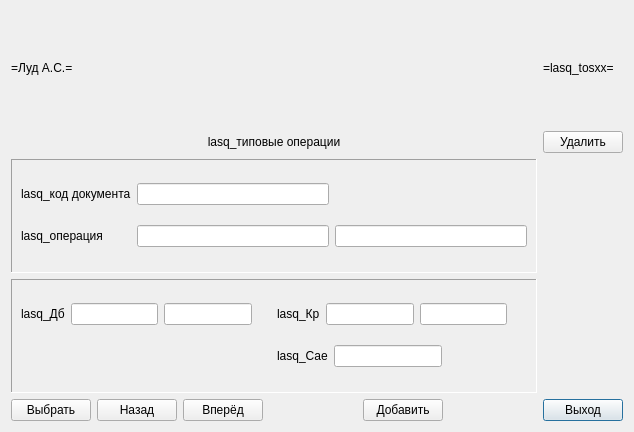
<?xml version="1.0" encoding="UTF-8"?>
<ui version="4.0">
 <class>lasq_tosxx</class>
 <widget class="QDialog" name="lasq_tosxx">
  <property name="windowModality">
   <enum>Qt::ApplicationModal</enum>
  </property>
  <property name="geometry">
   <rect>
    <x>0</x>
    <y>0</y>
    <width>634</width>
    <height>432</height>
   </rect>
  </property>
  <property name="windowTitle">
   <string>lasq_tosxx</string>
  </property>
  <layout class="QGridLayout" name="gridLayout_3">
   <item row="6" column="4">
    <widget class="QPushButton" name="lasq_tosxx_exit_c">
     <property name="text">
      <string>Выход</string>
     </property>
    </widget>
   </item>
   <item row="3" column="2">
    <widget class="QFrame" name="lasq_tosxx_b1">
     <property name="frameShape">
      <enum>QFrame::Panel</enum>
     </property>
     <property name="frameShadow">
      <enum>QFrame::Sunken</enum>
     </property>
     <property name="lineWidth">
      <number>1</number>
     </property>
     <property name="midLineWidth">
      <number>1</number>
     </property>
     <layout class="QGridLayout" name="gridLayout">
      <item row="0" column="1">
       <widget class="QLineEdit" name="lasq_tosxx_dokk_e"/>
      </item>
      <item row="1" column="0">
       <widget class="QLabel" name="lasq_tosxx_k_l">
        <property name="text">
         <string>lasq_операция</string>
        </property>
        <property name="alignment">
         <set>Qt::AlignLeading|Qt::AlignLeft|Qt::AlignVCenter</set>
        </property>
       </widget>
      </item>
      <item row="1" column="2">
       <widget class="QLineEdit" name="lasq_tosxx_n_e"/>
      </item>
      <item row="1" column="1">
       <widget class="QLineEdit" name="lasq_tosxx_k_e"/>
      </item>
      <item row="0" column="0">
       <widget class="QLabel" name="lasq_tosxx_dokk_l">
        <property name="text">
         <string>lasq_код документа</string>
        </property>
        <property name="alignment">
         <set>Qt::AlignLeading|Qt::AlignLeft|Qt::AlignVCenter</set>
        </property>
       </widget>
      </item>
     </layout>
    </widget>
   </item>
   <item row="6" column="2">
    <layout class="QHBoxLayout" name="horizontalLayout_5">
     <item>
      <widget class="QPushButton" name="lasq_tosxx_grid_c">
       <property name="text">
        <string>Выбрать</string>
       </property>
      </widget>
     </item>
     <item>
      <widget class="QPushButton" name="lasq_tosxx_back_c">
       <property name="text">
        <string>Назад</string>
       </property>
      </widget>
     </item>
     <item>
      <widget class="QPushButton" name="lasq_tosxx_next_c">
       <property name="text">
        <string>Вперёд</string>
       </property>
      </widget>
     </item>
     <item>
      <spacer name="horizontalSpacer_2">
       <property name="orientation">
        <enum>Qt::Horizontal</enum>
       </property>
       <property name="sizeHint" stdset="0">
        <size>
         <width>40</width>
         <height>20</height>
        </size>
       </property>
      </spacer>
     </item>
     <item>
      <widget class="QPushButton" name="lasq_tosxx_add_c">
       <property name="text">
        <string>Добавить</string>
       </property>
      </widget>
     </item>
     <item>
      <spacer name="horizontalSpacer_3">
       <property name="orientation">
        <enum>Qt::Horizontal</enum>
       </property>
       <property name="sizeHint" stdset="0">
        <size>
         <width>40</width>
         <height>20</height>
        </size>
       </property>
      </spacer>
     </item>
    </layout>
   </item>
   <item row="0" column="2">
    <layout class="QHBoxLayout" name="horizontalLayout">
     <item>
      <widget class="QLabel" name="lasq_tosxx_xxlas_l">
       <property name="text">
        <string>=Луд А.С.=</string>
       </property>
      </widget>
     </item>
     <item>
      <spacer name="horizontalSpacer">
       <property name="orientation">
        <enum>Qt::Horizontal</enum>
       </property>
       <property name="sizeHint" stdset="0">
        <size>
         <width>40</width>
         <height>20</height>
        </size>
       </property>
      </spacer>
     </item>
    </layout>
   </item>
   <item row="4" column="2">
    <widget class="QFrame" name="lasq_tosxx_b2">
     <property name="frameShape">
      <enum>QFrame::Panel</enum>
     </property>
     <property name="frameShadow">
      <enum>QFrame::Sunken</enum>
     </property>
     <property name="lineWidth">
      <number>1</number>
     </property>
     <property name="midLineWidth">
      <number>1</number>
     </property>
     <layout class="QGridLayout" name="gridLayout_2">
      <item row="0" column="1">
       <layout class="QHBoxLayout" name="horizontalLayout_2">
        <item>
         <widget class="QLabel" name="lasq_tosxx_kr_l">
          <property name="text">
           <string>lasq_Кр</string>
          </property>
          <property name="alignment">
           <set>Qt::AlignLeading|Qt::AlignLeft|Qt::AlignVCenter</set>
          </property>
         </widget>
        </item>
        <item>
         <widget class="QLineEdit" name="lasq_tosxx_kr_e"/>
        </item>
        <item>
         <widget class="QLineEdit" name="lasq_tosxx_krn_e"/>
        </item>
        <item>
         <spacer name="horizontalSpacer_4">
          <property name="orientation">
           <enum>Qt::Horizontal</enum>
          </property>
          <property name="sizeHint" stdset="0">
           <size>
            <width>40</width>
            <height>20</height>
           </size>
          </property>
         </spacer>
        </item>
       </layout>
      </item>
      <item row="0" column="0">
       <layout class="QHBoxLayout" name="horizontalLayout_3">
        <item>
         <widget class="QLabel" name="lasq_tosxx_db_l">
          <property name="text">
           <string>lasq_Дб</string>
          </property>
          <property name="alignment">
           <set>Qt::AlignLeading|Qt::AlignLeft|Qt::AlignVCenter</set>
          </property>
         </widget>
        </item>
        <item>
         <widget class="QLineEdit" name="lasq_tosxx_db_e"/>
        </item>
        <item>
         <widget class="QLineEdit" name="lasq_tosxx_dbn_e"/>
        </item>
        <item>
         <spacer name="horizontalSpacer_6">
          <property name="orientation">
           <enum>Qt::Horizontal</enum>
          </property>
          <property name="sizeHint" stdset="0">
           <size>
            <width>40</width>
            <height>20</height>
           </size>
          </property>
         </spacer>
        </item>
       </layout>
      </item>
      <item row="1" column="1">
       <layout class="QHBoxLayout" name="horizontalLayout_4">
        <item>
         <widget class="QLabel" name="lasq_tosxx_sae_l">
          <property name="text">
           <string>lasq_Сае</string>
          </property>
          <property name="alignment">
           <set>Qt::AlignLeading|Qt::AlignLeft|Qt::AlignVCenter</set>
          </property>
         </widget>
        </item>
        <item>
         <widget class="QLineEdit" name="lasq_tosxx_sae_e"/>
        </item>
        <item>
         <spacer name="horizontalSpacer_5">
          <property name="orientation">
           <enum>Qt::Horizontal</enum>
          </property>
          <property name="sizeHint" stdset="0">
           <size>
            <width>40</width>
            <height>20</height>
           </size>
          </property>
         </spacer>
        </item>
       </layout>
      </item>
     </layout>
    </widget>
   </item>
   <item row="0" column="4">
    <widget class="QLabel" name="lasq_tosxx_xxprg_l">
     <property name="text">
      <string>=lasq_tosxx=</string>
     </property>
    </widget>
   </item>
   <item row="2" column="2">
    <widget class="QLabel" name="lasq_tosxx_xxtitle_l">
     <property name="text">
      <string>lasq_типовые операции</string>
     </property>
     <property name="alignment">
      <set>Qt::AlignCenter</set>
     </property>
    </widget>
   </item>
   <item row="2" column="4">
    <widget class="QPushButton" name="lasq_tosxx_del_c">
     <property name="text">
      <string>Удалить</string>
     </property>
    </widget>
   </item>
  </layout>
 </widget>
 <tabstops>
  <tabstop>lasq_tosxx_dokk_e</tabstop>
  <tabstop>lasq_tosxx_k_e</tabstop>
  <tabstop>lasq_tosxx_n_e</tabstop>
  <tabstop>lasq_tosxx_db_e</tabstop>
  <tabstop>lasq_tosxx_dbn_e</tabstop>
  <tabstop>lasq_tosxx_kr_e</tabstop>
  <tabstop>lasq_tosxx_krn_e</tabstop>
  <tabstop>lasq_tosxx_sae_e</tabstop>
  <tabstop>lasq_tosxx_grid_c</tabstop>
  <tabstop>lasq_tosxx_back_c</tabstop>
  <tabstop>lasq_tosxx_next_c</tabstop>
  <tabstop>lasq_tosxx_add_c</tabstop>
  <tabstop>lasq_tosxx_del_c</tabstop>
  <tabstop>lasq_tosxx_exit_c</tabstop>
 </tabstops>
 <resources/>
 <connections/>
</ui>
